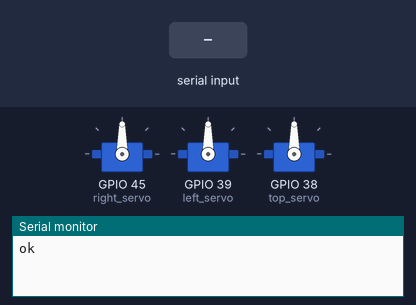
Recording of a sketch running on a simulated ESP32. On the bench: 3 × servo, the last lines printed to the serial monitor. The inputs (shaded band) are chosen by the test bench.

Above: at 2.2 s.
2.3 s: "1&" received over Serial
At 2.9 s:
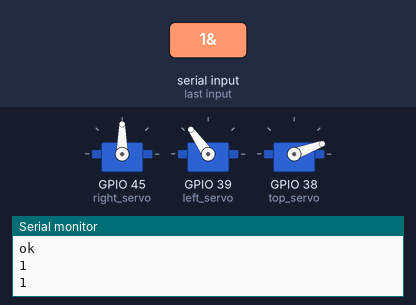
3.8 s: "5&" received over Serial
At 4.1 s:
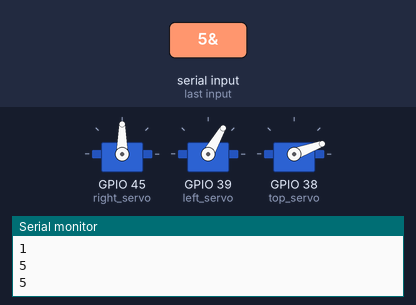
5.3 s: "10&" received over Serial
At 6.4 s:
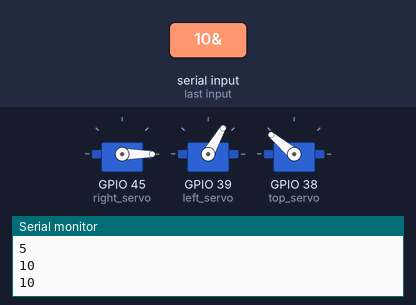
6.8 s: "50&" received over Serial
At 7.6 s:
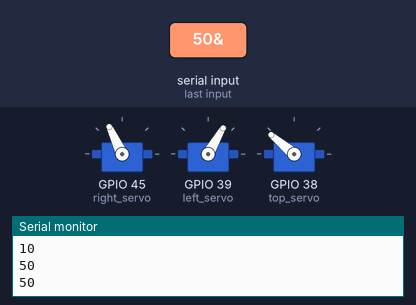
8.3 s: "1&" received over Serial
At 8.7 s:
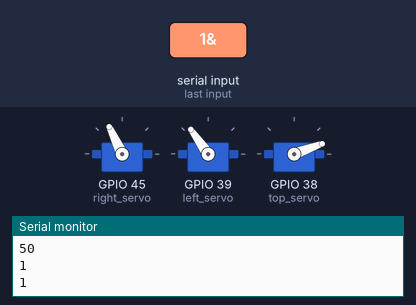
9.8 s: "5&" received over Serial
At 11.1 s:
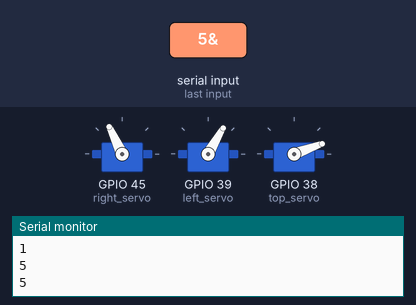
Timing chart, 0 to 12.3 s (numbered marks = the images above; inputs shaded):
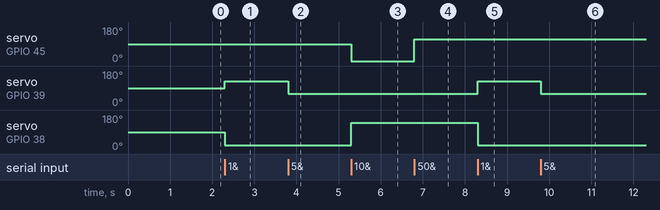

Measured:
- after the input at 2.3 s, servo on GPIO 39 (left_servo): 90° → 125° at once; servo on GPIO 38 (top_servo): 90° → 20° at once
- after the input at 3.8 s, servo on GPIO 39 (left_servo): 125° → 60° at once
- after the input at 5.3 s, servo on GPIO 45 (right_servo): 90° → 0° at once; servo on GPIO 38 (top_servo): 20° → 140° at once
- after the input at 6.8 s, servo on GPIO 45 (right_servo): 0° → 115° at once
- after the input at 8.3 s, servo on GPIO 39 (left_servo): 60° → 125° at once; servo on GPIO 38 (top_servo): 140° → 20° at once
- after the input at 9.8 s, servo on GPIO 39 (left_servo): 125° → 60° at once

The sketch:

servo_motor.ino
```cpp
#include <ESP32Servo.h> //請先安裝ESP32Servo程式庫

Servo right, left, top; //建立一個伺服馬達物件
const int right_servo = 45;
const int left_servo = 39;
const int top_servo = 38;

void save_servo(int save_money) {
  switch(save_money) {
    case 1:
      top.write(20);
      left.write(125);
      break;
    case 5:
      top.write(20);
      left.write(60);
      break;
    case 10:
      top.write(140);
      right.write(0);
      break;
    case 50:
      top.write(140);
      right.write(115);
      break;
  }
}

void setup() {
  Serial.begin(115200);
  right.attach(right_servo, 500, 2400);
  left.attach(left_servo, 500, 2400);
  top.attach(top_servo, 1000, 2400);
  delay(1000);
  right.write(90);
  left.write(90);
  top.write(90);
  Serial.println("ok");
}

void loop() {
  if (Serial.available() > 0) {
      String moeny_string = Serial.readStringUntil('&'); // 讀取直到換行符
      moeny_string.trim();
      int money = moeny_string.toInt();
      Serial.println(money);
      if(money == 50) {
        Serial.println(money);
        save_servo(50);//50$
      }
      if(money == 10) {
        Serial.println(money);
        save_servo(10);//10$
      }
      if(money == 5) {
        Serial.println(money);
        save_servo(5);//5$
      }
      if(money == 1) {
        Serial.println(money);
        save_servo(1);//1$
      }
  }
}
```
